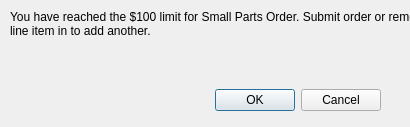
<?xml version="1.0" encoding="UTF-8"?>
<ui version="4.0">
 <class>overCostLimitDialog</class>
 <widget class="QDialog" name="overCostLimitDialog">
  <property name="geometry">
   <rect>
    <x>0</x>
    <y>0</y>
    <width>410</width>
    <height>127</height>
   </rect>
  </property>
  <property name="sizePolicy">
   <sizepolicy hsizetype="Fixed" vsizetype="Preferred">
    <horstretch>0</horstretch>
    <verstretch>0</verstretch>
   </sizepolicy>
  </property>
  <property name="windowTitle">
   <string>Dialog</string>
  </property>
  <widget class="QDialogButtonBox" name="buttonBox">
   <property name="geometry">
    <rect>
     <x>160</x>
     <y>80</y>
     <width>221</width>
     <height>41</height>
    </rect>
   </property>
   <property name="orientation">
    <enum>Qt::Horizontal</enum>
   </property>
   <property name="standardButtons">
    <set>QDialogButtonBox::Cancel|QDialogButtonBox::Ok</set>
   </property>
  </widget>
  <widget class="QLabel" name="label">
   <property name="geometry">
    <rect>
     <x>10</x>
     <y>10</y>
     <width>421</width>
     <height>71</height>
    </rect>
   </property>
   <property name="text">
    <string>You have reached the $100 limit for Small Parts Order. Submit order or remove line item in to add another.</string>
   </property>
   <property name="scaledContents">
    <bool>false</bool>
   </property>
   <property name="alignment">
    <set>Qt::AlignLeading|Qt::AlignLeft|Qt::AlignTop</set>
   </property>
   <property name="wordWrap">
    <bool>true</bool>
   </property>
  </widget>
 </widget>
 <resources/>
 <connections>
  <connection>
   <sender>buttonBox</sender>
   <signal>accepted()</signal>
   <receiver>overCostLimitDialog</receiver>
   <slot>accept()</slot>
   <hints>
    <hint type="sourcelabel">
     <x>248</x>
     <y>254</y>
    </hint>
    <hint type="destinationlabel">
     <x>157</x>
     <y>274</y>
    </hint>
   </hints>
  </connection>
  <connection>
   <sender>buttonBox</sender>
   <signal>rejected()</signal>
   <receiver>overCostLimitDialog</receiver>
   <slot>reject()</slot>
   <hints>
    <hint type="sourcelabel">
     <x>316</x>
     <y>260</y>
    </hint>
    <hint type="destinationlabel">
     <x>286</x>
     <y>274</y>
    </hint>
   </hints>
  </connection>
 </connections>
</ui>
